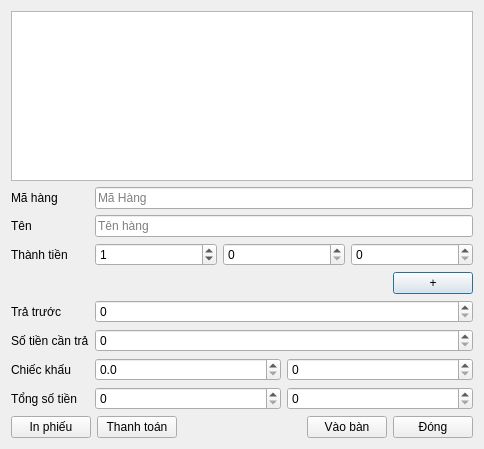
<?xml version="1.0" encoding="UTF-8"?>
<ui version="4.0">
 <class>DialogChiTietBan</class>
 <widget class="QDialog" name="DialogChiTietBan">
  <property name="geometry">
   <rect>
    <x>0</x>
    <y>0</y>
    <width>484</width>
    <height>449</height>
   </rect>
  </property>
  <property name="windowTitle">
   <string>Dialog</string>
  </property>
  <layout class="QFormLayout" name="formLayout">
   <item row="0" column="0" colspan="2">
    <widget class="QTableView" name="tableView"/>
   </item>
   <item row="1" column="0">
    <widget class="QLabel" name="label">
     <property name="text">
      <string>Mã hàng</string>
     </property>
    </widget>
   </item>
   <item row="1" column="1">
    <widget class="QLineEdit" name="lineEditMaHang">
     <property name="placeholderText">
      <string>Mã Hàng</string>
     </property>
    </widget>
   </item>
   <item row="2" column="0">
    <widget class="QLabel" name="label_2">
     <property name="text">
      <string>Tên</string>
     </property>
    </widget>
   </item>
   <item row="2" column="1">
    <widget class="QLineEdit" name="lineEditTenHang">
     <property name="placeholderText">
      <string>Tên hàng</string>
     </property>
    </widget>
   </item>
   <item row="3" column="0">
    <widget class="QLabel" name="label_4">
     <property name="text">
      <string>Thành tiền</string>
     </property>
    </widget>
   </item>
   <item row="3" column="1">
    <layout class="QHBoxLayout" name="horizontalLayout_2">
     <item>
      <widget class="QSpinBox" name="spinBoxSoluong">
       <property name="value">
        <number>1</number>
       </property>
      </widget>
     </item>
     <item>
      <widget class="QSpinBox" name="spinBoxDonGia">
       <property name="showGroupSeparator" stdset="0">
        <bool>true</bool>
       </property>
       <property name="maximum">
        <number>999999</number>
       </property>
       <property name="singleStep">
        <number>1000</number>
       </property>
      </widget>
     </item>
     <item>
      <widget class="QSpinBox" name="spinBoxSoTien">
       <property name="showGroupSeparator" stdset="0">
        <bool>true</bool>
       </property>
       <property name="maximum">
        <number>999999999</number>
       </property>
      </widget>
     </item>
    </layout>
   </item>
   <item row="4" column="1">
    <layout class="QHBoxLayout" name="horizontalLayout_4">
     <item>
      <spacer name="horizontalSpacer_2">
       <property name="orientation">
        <enum>Qt::Horizontal</enum>
       </property>
       <property name="sizeHint" stdset="0">
        <size>
         <width>40</width>
         <height>20</height>
        </size>
       </property>
      </spacer>
     </item>
     <item>
      <widget class="QPushButton" name="pushButton_4">
       <property name="text">
        <string>+</string>
       </property>
      </widget>
     </item>
    </layout>
   </item>
   <item row="5" column="0">
    <widget class="QLabel" name="label_7">
     <property name="text">
      <string>Trả trước</string>
     </property>
    </widget>
   </item>
   <item row="5" column="1">
    <widget class="QSpinBox" name="spinBoxSoTienDaTra">
     <property name="maximum">
      <number>999999999</number>
     </property>
    </widget>
   </item>
   <item row="6" column="0">
    <widget class="QLabel" name="label_3">
     <property name="text">
      <string>Số tiền cần trả</string>
     </property>
    </widget>
   </item>
   <item row="6" column="1">
    <widget class="QSpinBox" name="spinBoxSoTienConTra">
     <property name="showGroupSeparator" stdset="0">
      <bool>true</bool>
     </property>
     <property name="maximum">
      <number>999999999</number>
     </property>
    </widget>
   </item>
   <item row="7" column="0">
    <widget class="QLabel" name="label_5">
     <property name="text">
      <string>Chiếc khấu</string>
     </property>
    </widget>
   </item>
   <item row="7" column="1">
    <layout class="QHBoxLayout" name="horizontalLayout_5">
     <item>
      <widget class="QDoubleSpinBox" name="doubleSpinBoxChiecKhau">
       <property name="decimals">
        <number>1</number>
       </property>
      </widget>
     </item>
     <item>
      <widget class="QSpinBox" name="spinBoxSoTienChieckhau">
       <property name="showGroupSeparator" stdset="0">
        <bool>true</bool>
       </property>
       <property name="maximum">
        <number>999999999</number>
       </property>
      </widget>
     </item>
    </layout>
   </item>
   <item row="8" column="0">
    <widget class="QLabel" name="label_6">
     <property name="text">
      <string>Tổng số tiền</string>
     </property>
    </widget>
   </item>
   <item row="8" column="1">
    <layout class="QHBoxLayout" name="horizontalLayout_3">
     <item>
      <widget class="QSpinBox" name="spinBoxTongSoTienTruocCK">
       <property name="showGroupSeparator" stdset="0">
        <bool>true</bool>
       </property>
       <property name="maximum">
        <number>999999999</number>
       </property>
      </widget>
     </item>
     <item>
      <widget class="QSpinBox" name="spinBoxTongSoTien">
       <property name="showGroupSeparator" stdset="0">
        <bool>true</bool>
       </property>
       <property name="maximum">
        <number>999999999</number>
       </property>
      </widget>
     </item>
    </layout>
   </item>
   <item row="9" column="0" colspan="2">
    <layout class="QHBoxLayout" name="horizontalLayout">
     <item>
      <widget class="QPushButton" name="pushButton_3">
       <property name="text">
        <string>In phiếu</string>
       </property>
      </widget>
     </item>
     <item>
      <widget class="QPushButton" name="pushButtonThanhToan">
       <property name="text">
        <string>Thanh toán</string>
       </property>
      </widget>
     </item>
     <item>
      <spacer name="horizontalSpacer">
       <property name="orientation">
        <enum>Qt::Horizontal</enum>
       </property>
       <property name="sizeHint" stdset="0">
        <size>
         <width>40</width>
         <height>20</height>
        </size>
       </property>
      </spacer>
     </item>
     <item>
      <widget class="QPushButton" name="pushButtonVaoban">
       <property name="text">
        <string>Vào bàn</string>
       </property>
      </widget>
     </item>
     <item>
      <widget class="QPushButton" name="pushButton">
       <property name="text">
        <string>Đóng</string>
       </property>
      </widget>
     </item>
    </layout>
   </item>
  </layout>
 </widget>
 <resources/>
 <connections>
  <connection>
   <sender>pushButton</sender>
   <signal>clicked()</signal>
   <receiver>DialogChiTietBan</receiver>
   <slot>reject()</slot>
   <hints>
    <hint type="sourcelabel">
     <x>438</x>
     <y>424</y>
    </hint>
    <hint type="destinationlabel">
     <x>245</x>
     <y>436</y>
    </hint>
   </hints>
  </connection>
 </connections>
</ui>
